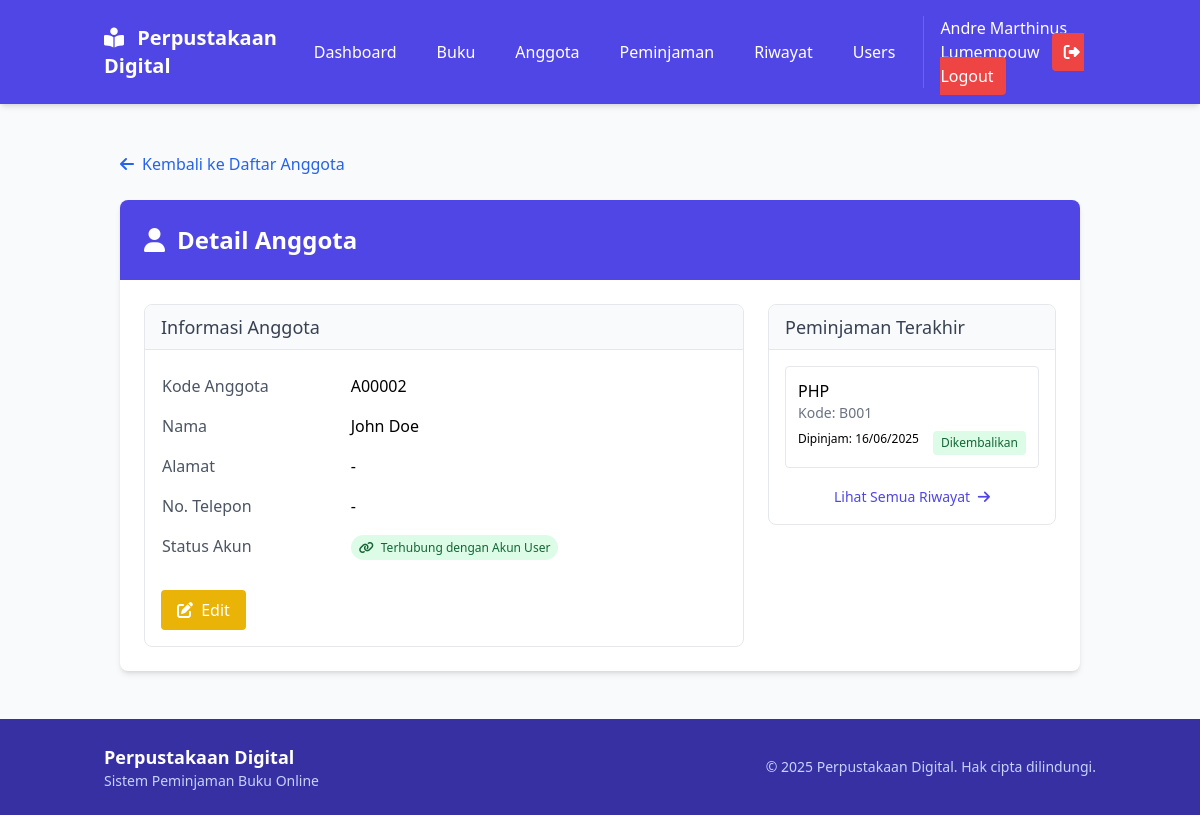
The app's page /anggota/detail.php?id=1 (signed in) with its own data.
### tables this page shows
CREATE TABLE `anggota` (
  `id_anggota` int(11) NOT NULL,
  `kode_anggota` varchar(10) NOT NULL,
  `nama` varchar(100) NOT NULL,
  `alamat` text DEFAULT NULL,
  `no_telepon` varchar(15) DEFAULT NULL
);

CREATE TABLE `meminjam` (
  `id_pinjam` int(11) NOT NULL,
  `tgl_pinjam` date NOT NULL,
  `tgl_jatuh_tempo` date DEFAULT NULL,
  `tgl_kembali` date DEFAULT NULL,
  `keterangan` text DEFAULT NULL,
  `id_anggota` int(11) NOT NULL,
  `id_buku` int(11) NOT NULL,
  `status` enum('dipinjam','kembali','terlambat') NOT NULL
);

CREATE TABLE `buku` (
  `id_buku` int(11) NOT NULL,
  `kode_buku` varchar(10) NOT NULL,
  `judul_buku` varchar(255) NOT NULL,
  `penulis` varchar(100) DEFAULT NULL,
  `penerbit` varchar(100) DEFAULT NULL,
  `tahun_terbit` year(4) DEFAULT NULL,
  `stok` int(11) DEFAULT NULL
);

### anggota/detail.php (the view, shortened to what this page needs)
<?php
require_once '../config/db.php';
$id = isset($_GET['id']) ? (int)$_GET['id'] : 0;
try {
    $sql = "SELECT * FROM anggota WHERE id_anggota = :id";
    $stmt = $conn->prepare($sql);
    $stmt->bindParam(':id', $id, PDO::PARAM_INT);
    $stmt->execute();
    $anggota = $stmt->fetch(PDO::FETCH_ASSOC);
    $check_user_sql = "SELECT u.* FROM users u
                      WHERE u.nama_lengkap = :nama";
    $check_user_stmt = $conn->prepare($check_user_sql);
    $check_user_stmt->bindParam(':nama', $anggota['nama']);
    $check_user_stmt->execute();
    $linked_user = $check_user_stmt->fetch(PDO::FETCH_ASSOC);
    $pinjam_sql = "SELECT m.*, b.judul_buku, b.kode_buku
                  FROM meminjam m
                  JOIN buku b ON m.id_buku = b.id_buku
                  WHERE m.id_anggota = :id_anggota
                  ORDER BY m.tgl_pinjam DESC
                  LIMIT 5";
    $pinjam_stmt = $conn->prepare($pinjam_sql);
    $pinjam_stmt->bindParam(':id_anggota', $id, PDO::PARAM_INT);
    $pinjam_stmt->execute();
    $peminjaman = $pinjam_stmt->fetchAll(PDO::FETCH_ASSOC);
} catch(PDOException $e) {
    $_SESSION['error'] = "Error: " . $e->getMessage();
    header("Location: index.php");
    exit;
}
include '../templates/header.php';
?>
<div class="container mx-auto px-4 py-6">
    <div class="mb-6">
        <a href="index.php" class="inline-flex items-center text-blue-600 hover:text-blue-800">
            <i class="fas fa-arrow-left mr-2"></i> Kembali ke Daftar Anggota
        </a>
    </div>
    <div class="bg-white rounded-lg shadow-md overflow-hidden">
        <div class="bg-indigo-600 text-white p-6">
            <h1 class="text-2xl font-bold flex items-center">
                <i class="fas fa-user mr-3"></i>
                Detail Anggota
            </h1>
        </div>
        <div class="p-6">
            <div class="grid grid-cols-1 lg:grid-cols-3 gap-6">
                <div class="lg:col-span-2">
                    <div class="border rounded-lg overflow-hidden">
                        <div class="bg-gray-50 px-4 py-2 border-b">
                            <h2 class="text-lg font-medium text-gray-700">Informasi Anggota</h2>
                        </div>
                        <div class="p-4">
                            <table class="w-full">
                                <tr>
                                    <td class="py-2 text-gray-600 w-1/3">Kode Anggota</td>
                                    <td class="py-2 font-medium"><?= htmlspecialchars($anggota['kode_anggota']) ?></td>
                                </tr>
                                <tr>
                                    <td class="py-2 text-gray-600">Nama</td>
                                    <td class="py-2 font-medium"><?= htmlspecialchars($anggota['nama']) ?></td>
                                </tr>
                                <tr>
                                    <td class="py-2 text-gray-600">Alamat</td>
                                    <td class="py-2"><?= htmlspecialchars($anggota['alamat'] ?: '-') ?></td>
                                </tr>
                                <tr>
                                    <td class="py-2 text-gray-600">No. Telepon</td>
                                    <td class="py-2"><?= htmlspecialchars($anggota['no_telepon'] ?: '-') ?></td>
                                </tr>
                                <?php if($linked_user): ?>
                                <tr>
                                    <td class="py-2 text-gray-600">Status Akun</td>
                                    <td class="py-2">
                                        <span class="px-2 py-1 bg-green-100 text-green-800 text-xs rounded-full">
                                            <i class="fas fa-link mr-1"></i> Terhubung dengan Akun User
                                        </span>
                                    </td>
                                </tr>
                                <?php endif; ?>
                            </table>
                            <div class="mt-6 flex space-x-2">
                                <?php if($_SESSION['role'] != 3):  ?>
                                <a href="edit.php?id=<?= $anggota['id_anggota'] ?>" class="bg-yellow-500 hover:bg-yellow-600 text-white py-2 px-4 rounded">
                                    <i class="fas fa-edit mr-1"></i> Edit
                                </a>
                                <?php endif; ?>
                            </div>
                        </div>
                    </div>
                </div>
                <div>
                    <div class="border rounded-lg overflow-hidden">
                        <div class="bg-gray-50 px-4 py-2 border-b">
                            <h2 class="text-lg font-medium text-gray-700">Peminjaman Terakhir</h2>
                        </div>
                        <div class="p-4">
                            <?php if(count($peminjaman) > 0): ?>
                                <div class="space-y-3">
                                    <?php foreach($peminjaman as $pinjam): ?>
                                        <div class="border rounded p-3">
                                            <div class="font-medium"><?= htmlspecialchars($pinjam['judul_buku']) ?></div>
                                            <div class="text-sm text-gray-500">Kode: <?= htmlspecialchars($pinjam['kode_buku']) ?></div>
                                            <div class="flex justify-between mt-2 text-xs">
                                                <span>Dipinjam: <?= date('d/m/Y', strtotime($pinjam['tgl_pinjam'])) ?></span>
                                                <?php if($pinjam['status'] == 'kembali'): ?>
                                                    <span class="px-2 py-1 bg-green-100 text-green-800 rounded">Dikembalikan</span>
                                                <?php elseif($pinjam['status'] == 'terlambat'): ?>
                                                    <span class="px-2 py-1 bg-red-100 text-red-800 rounded">Terlambat</span>
                                                <?php else: ?>
                                                    <span class="px-2 py-1 bg-yellow-100 text-yellow-800 rounded">Dipinjam</span>
                                                <?php endif; ?>
                                            </div>
                                        </div>
                                    <?php endforeach; ?>
                                </div>
                                <div class="mt-4 text-center">
                                    <a href="../riwayatpinjam/index.php?search=<?= urlencode($anggota['nama']) ?>" class="text-indigo-600 hover:text-indigo-800 text-sm">
                                        Lihat Semua Riwayat <i class="fas fa-arrow-right ml-1"></i>
                                    </a>
                                </div>
                            <?php endif; ?>
                        </div>
                    </div>
                </div>
            </div>
        </div>
    </div>
</div>
<?php include '../templates/footer.php'; ?>

### templates/header.php (shortened to what this page needs)
<!DOCTYPE html>
<html lang="id">
<head>
    <script src="https://cdn.tailwindcss.com"></script>
    <link rel="stylesheet" href="https://cdnjs.cloudflare.com/ajax/libs/font-awesome/6.4.0/css/all.min.css">
    <link rel="stylesheet" href="/css/style.css">
</head>
<body class="bg-gray-50 min-h-screen flex flex-col">
    <nav class="bg-indigo-600 text-white shadow-md">
        <div class="container mx-auto px-4">
            <div class="flex justify-between items-center py-4">
                <div class="flex items-center">
                    <a href="/dashboard" class="font-bold text-xl">
                        <i class="fas fa-book-reader mr-2"></i>
                        Perpustakaan Digital
                    </a>
                </div>
                <div class="hidden md:flex items-center space-x-4">
                    <?php if(isset($_SESSION['user_id'])): ?>
                        <a href="/dashboard" class="px-3 py-2 rounded hover:bg-indigo-500 transition">Dashboard</a>
                        <?php if($_SESSION['role'] == 1):  ?>
                            <a href="../buku/" class="px-3 py-2 rounded hover:bg-indigo-500 transition">Buku</a>
                            <a href="../anggota/" class="px-3 py-2 rounded hover:bg-indigo-500 transition">Anggota</a>
                            <a href="../pinjam/" class="px-3 py-2 rounded hover:bg-indigo-500 transition">Peminjaman</a>
                            <a href="../riwayatpinjam/" class="px-3 py-2 rounded hover:bg-indigo-500 transition">Riwayat</a>
                            <a href="../users/" class="px-3 py-2 rounded hover:bg-indigo-500 transition">Users</a>
                            <?php elseif($_SESSION['role'] == 3):  ?>
                            <a href="../buku/" class="px-3 py-2 rounded hover:bg-indigo-500 transition">Buku</a>
                            <a href="../riwayatpinjam/" class="px-3 py-2 rounded hover:bg-indigo-500 transition">Riwayat Pinjam</a>
                            <a href="../profile/" class="px-3 py-2 rounded hover:bg-indigo-500 transition">Profil Saya</a>
                        <?php endif; ?>
                        <div class="border-l border-indigo-500 pl-4">
                            <span class="mr-2"><?= $_SESSION['nama'] ?></span>
                            <a href="/logout" class="bg-red-500 hover:bg-red-600 px-3 py-2 rounded transition">
                                <i class="fas fa-sign-out-alt mr-1"></i> Logout
                            </a>
                        </div>
                    <?php else: ?>
                        <a href="/login" class="px-3 py-2 rounded hover:bg-indigo-500 transition">Login</a>
                        <a href="/register" class="bg-white text-indigo-600 hover:bg-gray-100 px-3 py-2 rounded transition">Register</a>
                    <?php endif; ?>
                </div>
            </div>
        </div>
    </nav>
    <main class="flex-grow container mx-auto px-4 py-6">

### templates/footer.php (shortened to what this page needs)
    </main>
    <footer class="bg-indigo-800 text-white py-6">
        <div class="container mx-auto px-4">
            <div class="flex flex-col md:flex-row justify-between items-center">
                <div class="mb-4 md:mb-0">
                    <h2 class="font-bold text-lg">Perpustakaan Digital</h2>
                    <p class="text-sm text-indigo-200">Sistem Peminjaman Buku Online</p>
                </div>
                <div class="text-sm text-indigo-200">
                    &copy; <?= date('Y') ?> Perpustakaan Digital. Hak cipta dilindungi.
                </div>
            </div>
        </div>
    </footer>
</body>
</html>

### css/style.css (style rules this page uses)
.transition { transition: all 0.3s ease; }

### records on screen
anggota: kode_anggota "A00002", nama "John Doe", alamat "-", no_telepon "-"
meminjam: id_buku.judul_buku "PHP", id_buku.kode_buku "B001", tgl_pinjam "16/06/2025", status "Dikembalikan"

### other values on screen
$_SESSION['nama'] "Andre Marthinus Lumempouw"
